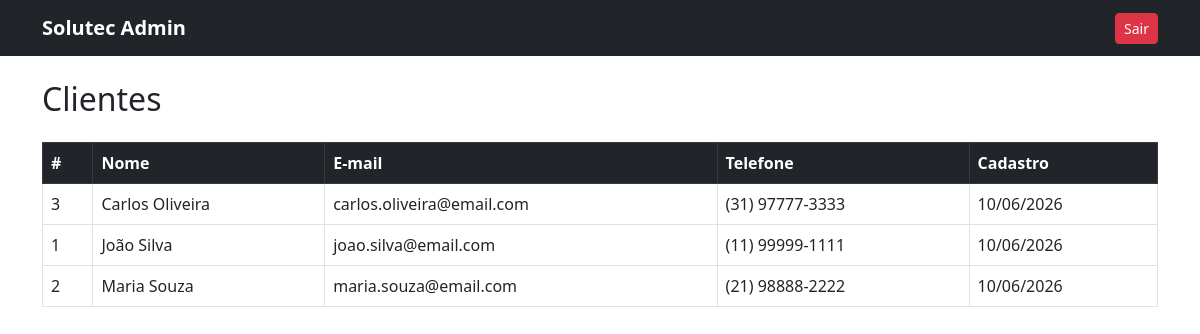
The app's page /admin/clientes.php (signed in) with its own data.
### tables this page shows
CREATE TABLE IF NOT EXISTS clientes (
    id          INT PRIMARY KEY AUTO_INCREMENT,
    nome        VARCHAR(100) NOT NULL,
    email       VARCHAR(100) NOT NULL,
    telefone    VARCHAR(20),
    created_at  TIMESTAMP DEFAULT CURRENT_TIMESTAMP
);

### admin/clientes.php (the view, shortened to what this page needs)
<?php
require_once '../includes/db.php';
$clientes = $pdo->query('SELECT * FROM clientes ORDER BY nome')->fetchAll(PDO::FETCH_ASSOC);
?>
<!DOCTYPE html>
<html lang="pt-BR">
<head>
    <link href="https://cdn.jsdelivr.net/npm/bootstrap@5.3.0/dist/css/bootstrap.min.css" rel="stylesheet">
</head>
<body>
<nav class="navbar navbar-dark bg-dark">
    <div class="container">
        <a class="navbar-brand fw-bold" href="index.php">Solutec Admin</a>
        <a href="index.php?sair=1" class="btn btn-danger btn-sm">Sair</a>
    </div>
</nav>
<div class="container py-4">
    <h2 class="mb-4">Clientes</h2>
    <table class="table table-bordered table-hover">
        <thead class="table-dark">
            <tr><th>#</th><th>Nome</th><th>E-mail</th><th>Telefone</th><th>Cadastro</th></tr>
        </thead>
        <tbody>
            <?php foreach ($clientes as $c): ?>
            <tr>
                <td><?= $c['id'] ?></td>
                <td><?= htmlspecialchars($c['nome']) ?></td>
                <td><?= htmlspecialchars($c['email']) ?></td>
                <td><?= htmlspecialchars($c['telefone']) ?></td>
                <td><?= date('d/m/Y', strtotime($c['created_at'])) ?></td>
            </tr>
            <?php endforeach; ?>
        </tbody>
    </table>
</div>
</body>
</html>

### records on screen
clientes: id "3", nome "Carlos Oliveira", email "carlos.oliveira@email.com", telefone "(31) 97777-3333", created_at "10/06/2026"
clientes: id "1", nome "João Silva", email "joao.silva@email.com", telefone "(11) 99999-1111", created_at "10/06/2026"
clientes: id "2", nome "Maria Souza", email "maria.souza@email.com", telefone "(21) 98888-2222", created_at "10/06/2026"
